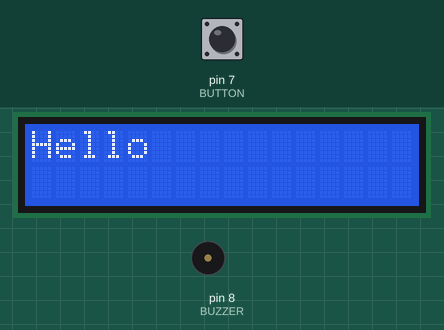
This program was run on a simulated Arduino Uno, built with avr-gcc and run on an emulated ATmega328P. Parts: 16×2 character LCD, buzzer (waves = sounding). The test bench sets the inputs (shaded band); at power-on: pin 7 (BUTTON) HIGH. What the program prints to the serial monitor is not drawn.

Above: at 1.2 s.
1.3 s: pin 7 (BUTTON) pulled LOW for 0.15 s
At 2.5 s:
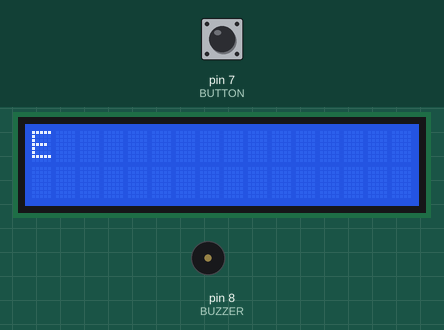
3.3 s: pin 7 (BUTTON) pulled LOW for 1 s
At 5.4 s:
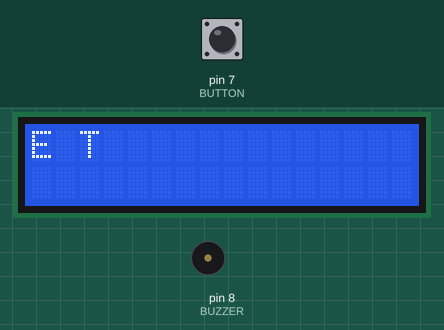
6.1 s: pin 7 (BUTTON) pulled LOW for 0.15 s
At 7.5 s:
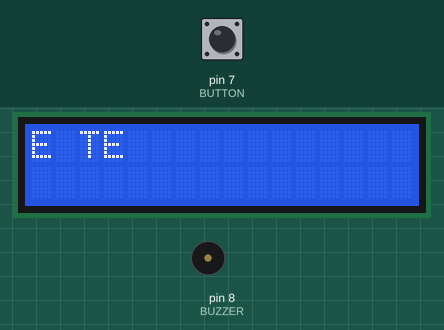
8.1 s: pin 7 (BUTTON) pulled LOW for 3.2 s
At 11.9 s:
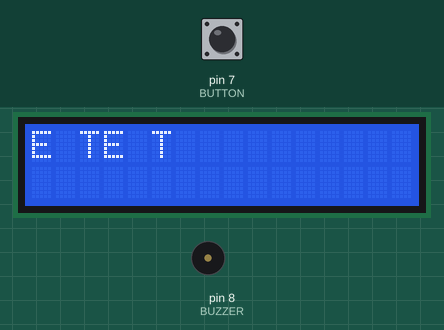
13.1 s: pin 7 (BUTTON) pulled LOW for 0.15 s
At 14.1 s:
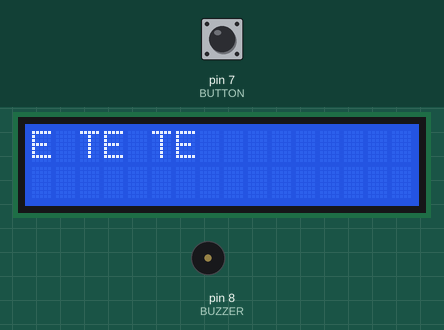
15.1 s: pin 7 (BUTTON) pulled LOW for 1 s
At 16.9 s:
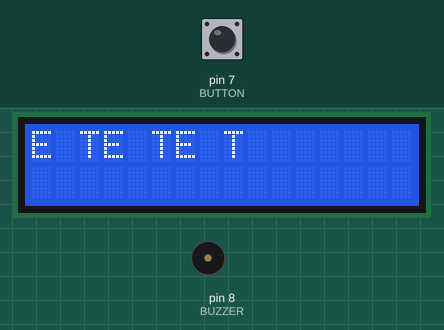
Timing chart, 0 to 18.4 s (numbered marks = the images above; inputs shaded):
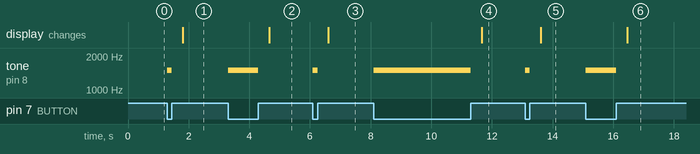

The program:

main.cpp
```cpp
#include <Arduino.h>
#include <Wire.h>
#include <LiquidCrystal_I2C.h>

// Parts adjustment
const int I2C_ADDR = 0x27;
const int LCD_COLS = 16;
const int LCD_ROWS = 2;
const int BUTTON = 7;
const int BUZZER = 8;

// Variables
LiquidCrystal_I2C lcd(I2C_ADDR, LCD_COLS, LCD_ROWS);
String morse_text = "";
String display_text = "";
char last_char;
int buttonState;
int lastButtonState;
unsigned long startTime;
unsigned long lastSignalTime;
unsigned long duration;
unsigned long work_duration;
const unsigned long dotDuration = 350;

// Function declarations
void decode();
void printtolcd();

void setup()
{
  pinMode(BUTTON, INPUT_PULLUP);
  pinMode(BUZZER, OUTPUT);
  lcd.init();
  lcd.backlight();
  lcd.setCursor(0, 0);
  lcd.print("Hello");
  Serial.begin(9600);
}

void loop()
{
  buttonState = !digitalRead(BUTTON);
  if (buttonState != lastButtonState)
  {
    if (buttonState == HIGH)
    {
      Serial.print("Pressed\n");
      startTime = millis();
      tone(BUZZER, 1500);
    }
    else
    {
      duration = millis() - startTime;
      morse_text += (duration < dotDuration) ? "." : "-";
      Serial.print("Current morse: " + morse_text + "\n");
      lastSignalTime = millis();
      noTone(BUZZER);
      delay(20);
    }
  }

  if (morse_text != "")
  {

    if (dotDuration > (millis() - lastSignalTime))
    {
      // Space bewteen signals
    }
    else if ((3 * dotDuration) > (millis() - lastSignalTime) && buttonState != HIGH)
    {
      Serial.print("Decoding\n");
      last_char = 'f';
      decode();
    }
  }
  else
  {
    if ((millis() - lastSignalTime) > (7 * dotDuration))
    {
      if (last_char == ' ')
      {
      }
      else
      {
        if (display_text.length() != 0)
        {
          display_text += " ";
          last_char = ' ';
        }
      }
    }
  }

  lastButtonState = buttonState;
}

void decode()
{
  static String morse[] = {".-", "-...", "-.-.", "-..", ".", "..-.", "--.", "....",
                           "..", ".---", "-.-", ".-..", "--", "-.", "---", ".--.", "--.-",
                           ".-.", "...", "-", "..-", "...-", ".--", "-..-", "-.--", "--..", "!"};
  int i = 0;
  while (morse[i] != "!")
  {
    if (morse[i] == morse_text)
    {
      char some = char('A' + i);
      display_text += some;
      printtolcd();
      Serial.print("Morse text: " + morse_text);
      Serial.print("\n");
      morse_text = "";
      Serial.print(char('A' + i));
      Serial.print("\n");
      Serial.print("Display text: " + display_text);
      break;
    }
    i++;
  }
  if (morse[i] == "!")
  {
    Serial.println("");
    Serial.println("This code does not exist!");
    morse_text = "";
  }
}

void printtolcd()
{
  lcd.clear();
  if (display_text.length() > 32)
  {
    display_text = display_text.substring(32);
  }

  if (display_text.length() > 16)
  {
    lcd.setCursor(0, 0);
    lcd.print(display_text.substring(0, 16));

    lcd.setCursor(0, 1);
    lcd.print(display_text.substring(16));
  }
  else
  {
    lcd.setCursor(0, 0);
    lcd.print(display_text);
  }
}
```

Measured:
- after the input at 1.3 s, tone on pin 8 (BUZZER): silent → 1500 Hz at once, → silent 0.15 s later; the display: changes after 0.50 s (image 1)
- after the input at 3.3 s, tone on pin 8 (BUZZER): silent → 1500 Hz at once, → silent 1.0 s later; the display: changes after 1.4 s (image 2)
- after the input at 6.1 s, tone on pin 8 (BUZZER): silent → 1500 Hz at once, → silent 0.15 s later; the display: changes after 0.51 s (image 3)
- after the input at 8.1 s, tone on pin 8 (BUZZER): silent → 1500 Hz at once, → silent 3.2 s later; the display: changes after 3.6 s (image 4)
- after the input at 13.1 s, tone on pin 8 (BUZZER): silent → 1500 Hz at once, → silent 0.15 s later; the display: changes after 0.51 s (image 5)
- after the input at 15.1 s, tone on pin 8 (BUZZER): silent → 1500 Hz at once, → silent 1.0 s later; the display: changes after 1.4 s (image 6)
